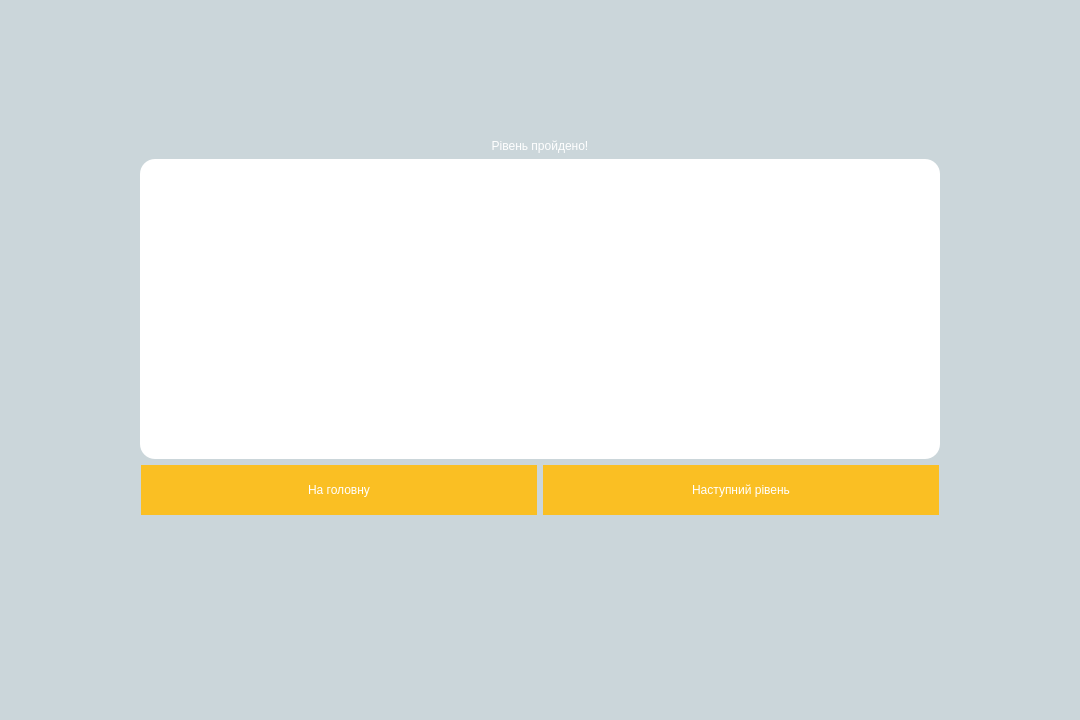
<?xml version="1.0" encoding="UTF-8"?>
<ui version="4.0">
 <class>Result</class>
 <widget class="QDialog" name="Result">
  <property name="geometry">
   <rect>
    <x>0</x>
    <y>0</y>
    <width>1080</width>
    <height>720</height>
   </rect>
  </property>
  <property name="windowTitle">
   <string>Dialog</string>
  </property>
  <property name="styleSheet">
   <string notr="true">#Result{
background-color: rgb(203, 214, 218)
}</string>
  </property>
  <layout class="QVBoxLayout" name="verticalLayout_2">
   <item>
    <spacer name="verticalSpacer_2">
     <property name="orientation">
      <enum>Qt::Vertical</enum>
     </property>
     <property name="sizeHint" stdset="0">
      <size>
       <width>20</width>
       <height>200</height>
      </size>
     </property>
    </spacer>
   </item>
   <item>
    <widget class="QLabel" name="label_2">
     <property name="minimumSize">
      <size>
       <width>0</width>
       <height>0</height>
      </size>
     </property>
     <property name="styleSheet">
      <string notr="true">font: 25 50pt &quot;Yu Gothic UI Light&quot;;
color: white;</string>
     </property>
     <property name="text">
      <string>&lt;html&gt;&lt;head/&gt;&lt;body&gt;&lt;p align=&quot;center&quot;&gt;Рівень пройдено!&lt;/p&gt;&lt;/body&gt;&lt;/html&gt;</string>
     </property>
     <property name="alignment">
      <set>Qt::AlignCenter</set>
     </property>
    </widget>
   </item>
   <item>
    <layout class="QHBoxLayout" name="horizontalLayout">
     <item>
      <spacer name="horizontalSpacer">
       <property name="orientation">
        <enum>Qt::Horizontal</enum>
       </property>
       <property name="sizeHint" stdset="0">
        <size>
         <width>40</width>
         <height>20</height>
        </size>
       </property>
      </spacer>
     </item>
     <item>
      <widget class="QLabel" name="infoLabel">
       <property name="minimumSize">
        <size>
         <width>800</width>
         <height>300</height>
        </size>
       </property>
       <property name="styleSheet">
        <string notr="true">background-color: white;
font: 25 28pt &quot;Yu Gothic UI Light&quot;;
color: rgb(45, 44, 44);
border-radius: 15px;
border-color: white;
border: 2px;</string>
       </property>
       <property name="text">
        <string/>
       </property>
       <property name="alignment">
        <set>Qt::AlignCenter</set>
       </property>
      </widget>
     </item>
     <item>
      <spacer name="horizontalSpacer_2">
       <property name="orientation">
        <enum>Qt::Horizontal</enum>
       </property>
       <property name="sizeHint" stdset="0">
        <size>
         <width>40</width>
         <height>20</height>
        </size>
       </property>
      </spacer>
     </item>
    </layout>
   </item>
   <item>
    <layout class="QVBoxLayout" name="verticalLayout">
     <item>
      <layout class="QHBoxLayout" name="horizontalLayout_2">
       <item>
        <spacer name="horizontalSpacer_3">
         <property name="orientation">
          <enum>Qt::Horizontal</enum>
         </property>
         <property name="sizeHint" stdset="0">
          <size>
           <width>40</width>
           <height>20</height>
          </size>
         </property>
        </spacer>
       </item>
       <item>
        <widget class="QPushButton" name="homeButton">
         <property name="minimumSize">
          <size>
           <width>396</width>
           <height>50</height>
          </size>
         </property>
         <property name="styleSheet">
          <string notr="true">#homeButton{
background-color: rgb(250, 191, 35);
color: white;
font: 15pt &quot;Yu Gothic UI Semilight&quot;;
border:0px;}

#homeButton:hover{
background-color:rgb(74, 72, 73);
color:white;
font: 14pt &quot;Yu Gothic UI Semilight&quot;;}</string>
         </property>
         <property name="text">
          <string>На головну</string>
         </property>
        </widget>
       </item>
       <item>
        <widget class="QPushButton" name="nextLevButton">
         <property name="minimumSize">
          <size>
           <width>396</width>
           <height>50</height>
          </size>
         </property>
         <property name="styleSheet">
          <string notr="true">#nextLevButton{
background-color: rgb(250, 191, 35);
color: white;
font: 15pt &quot;Yu Gothic UI Semilight&quot;;
border:0px;}

#nextLevButton:hover{
background-color:rgb(74, 72, 73);
color:white;
font: 14pt &quot;Yu Gothic UI Semilight&quot;;}</string>
         </property>
         <property name="text">
          <string>Наступний рівень</string>
         </property>
        </widget>
       </item>
       <item>
        <spacer name="horizontalSpacer_4">
         <property name="orientation">
          <enum>Qt::Horizontal</enum>
         </property>
         <property name="sizeHint" stdset="0">
          <size>
           <width>40</width>
           <height>20</height>
          </size>
         </property>
        </spacer>
       </item>
      </layout>
     </item>
     <item>
      <spacer name="verticalSpacer">
       <property name="orientation">
        <enum>Qt::Vertical</enum>
       </property>
       <property name="sizeHint" stdset="0">
        <size>
         <width>20</width>
         <height>200</height>
        </size>
       </property>
      </spacer>
     </item>
     <item>
      <layout class="QHBoxLayout" name="horizontalLayout_3">
       <item>
        <spacer name="horizontalSpacer_5">
         <property name="orientation">
          <enum>Qt::Horizontal</enum>
         </property>
         <property name="sizeHint" stdset="0">
          <size>
           <width>40</width>
           <height>20</height>
          </size>
         </property>
        </spacer>
       </item>
       <item>
        <widget class="QLabel" name="label">
         <property name="minimumSize">
          <size>
           <width>200</width>
           <height>60</height>
          </size>
         </property>
         <property name="styleSheet">
          <string notr="true">image: url(:/res/img/title.png);
</string>
         </property>
         <property name="text">
          <string/>
         </property>
        </widget>
       </item>
      </layout>
     </item>
    </layout>
   </item>
  </layout>
 </widget>
 <resources/>
 <connections/>
</ui>
